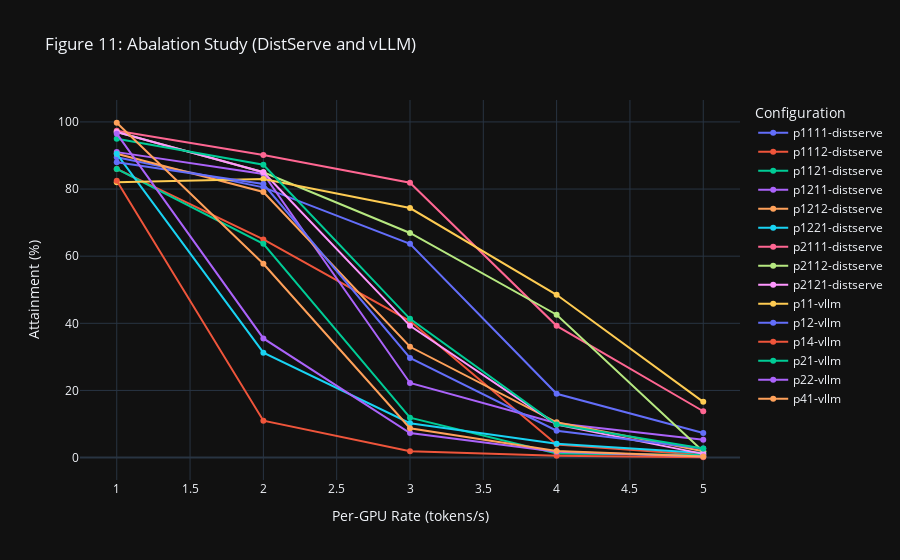

Notebook code cell kept with this figure:
### Code cell
import plotly.graph_objects as go

fig = go.Figure()

# Plot the `figure_11_distserve_high`for some configurations
# tp_prefill = 1, pp_prefill = 1, tp_decode = 1, pp_decode = 1
# x-axis: rate
# y-axis: attainment
# find all combination of tp_prefill, pp_prefill, tp_decode, pp_decode

configs = figure_11_distserve_high[['tp_prefill', 'pp_prefill', 'tp_decode', 'pp_decode']].drop_duplicates()
df = figure_11_distserve_high

for tp_prefill, pp_prefill, tp_decode, pp_decode in configs.values:
    config_df = df[
        (df['tp_prefill'] == tp_prefill) & (df['pp_prefill'] == pp_prefill) &
        (df['tp_decode'] == tp_decode) & (df['pp_decode'] == pp_decode)
        ]
    # plot this inside a plotly plot
    fig.add_trace(go.Scatter(
        x=config_df['per_gpu_rate'], y=config_df['attainment'],
        mode='lines+markers', name=f"p{tp_prefill}{pp_prefill}{tp_decode}{pp_decode}-distserve"
    ))

# Plot the `figure_11_vllm_high`for some configurations
# tp_prefill = 1, pp_prefill = 1
# x-axis: rate
# y-axis: attainment
# find all combination of tp_prefill, pp_prefill

configs = figure_11_vllm_high[['tp_prefill', 'pp_prefill']].drop_duplicates()
df = figure_11_vllm_high

for tp_prefill, pp_prefill in configs.values:
    config_df = df[
        (df['tp_prefill'] == tp_prefill) & (df['pp_prefill'] == pp_prefill)
        ]
    # plot this inside a plotly plot
    fig.add_trace(go.Scatter(
        x=config_df['per_gpu_rate'], y=config_df['attainment'],
        mode='lines+markers', name=f"p{tp_prefill}{pp_prefill}-vllm"
    ))

# fig add title
fig.update_layout(
    title="Figure 11: Abalation Study (DistServe and vLLM)",
    xaxis_title="Per-GPU Rate (tokens/s)",
    yaxis_title="Attainment (%)",
    legend_title="Configuration"
)
fig.show()
fig.write_html("visual/figure_11.full.html")

### Figure 1 — Plotly figure (JSON) as saved in the notebook; plotly's stock layout.template omitted (floating-point values rounded to 4 significant figures)
{"data": [{"mode": "lines+markers", "name": "p1111-distserve", "x": [1.0, 2.0, 3.0, 4.0, 5.0], "y": [89.5, 80.5, 63.67, 19.0, 7.3], "type": "scatter"}, {"mode": "lines+markers", "name": "p1112-distserve", "x": [1.0, 2.0, 3.0, 4.0, 5.0], "y": [86.0, 65.0, 40.67, 3.917, 0.8], "type": "scatter"}, {"mode": "lines+markers", "name": "p1121-distserve", "x": [1.0, 2.0, 3.0, 4.0, 5.0], "y": [86.0, 63.67, 11.89, 1.25, 0.7333], "type": "scatter"}, {"mode": "lines+markers", "name": "p1211-distserve", "x": [1.0, 2.0, 3.0, 4.0, 5.0], "y": [91.0, 84.5, 22.22, 10.25, 5.333], "type": "scatter"}, {"mode": "lines+markers", "name": "p1212-distserve", "x": [1.0, 2.0, 3.0, 4.0, 5.0], "y": [90.5, 79.12, 33.0, 10.5, 1.9], "type": "scatter"}, {"mode": "lines+markers", "name": "p1221-distserve", "x": [1.0, 2.0, 3.0, 4.0, 5.0], "y": [90.5, 31.25, 10.25, 4.125, 1.4], "type": "scatter"}, {"mode": "lines+markers", "name": "p2111-distserve", "x": [1.0, 2.0, 3.0, 4.0, 5.0], "y": [97.33, 90.17, 81.89, 39.25, 13.8], "type": "scatter"}, {"mode": "lines+markers", "name": "p2112-distserve", "x": [1.0, 2.0, 3.0, 4.0, 5.0], "y": [97.0, 85.0, 66.92, 42.56, 1.8], "type": "scatter"}, {"mode": "lines+markers", "name": "p2121-distserve", "x": [1.0, 2.0, 3.0, 4.0, 5.0], "y": [97.0, 85.0, 39.25, 9.812, 1.1], "type": "scatter"}, {"mode": "lines+markers", "name": "p11-vllm", "x": [1.0, 2.0, 3.0, 4.0, 5.0], "y": [82.0, 83.0, 74.33, 48.5, 16.6], "type": "scatter"}, {"mode": "lines+markers", "name": "p12-vllm", "x": [1.0, 2.0, 3.0, 4.0, 5.0], "y": [88.0, 81.5, 29.67, 8.0, 2.7], "type": "scatter"}, {"mode": "lines+markers", "name": "p14-vllm", "x": [1.0, 2.0, 3.0, 4.0, 5.0], "y": [82.5, 11.0, 1.917, 0.5625, 0.1], "type": "scatter"}, {"mode": "lines+markers", "name": "p21-vllm", "x": [1.0, 2.0, 3.0, 4.0, 5.0], "y": [95.0, 87.25, 41.33, 9.875, 2.7], "type": "scatter"}, {"mode": "lines+markers", "name": "p22-vllm", "x": [1.0, 2.0, 3.0, 4.0, 5.0], "y": [96.5, 35.5, 7.333, 1.75, 0.3], "type": "scatter"}, {"mode": "lines+markers", "name": "p41-vllm", "x": [1.0, 2.0, 3.0, 4.0, 5.0], "y": [99.75, 57.75, 8.75, 1.938, 0.35], "type": "scatter"}], "layout": {"title": {"text": "Figure 11: Abalation Study (DistServe and vLLM)"}, "xaxis": {"title": {"text": "Per-GPU Rate (tokens/s)"}}, "yaxis": {"title": {"text": "Attainment (%)"}}, "legend": {"title": {"text": "Configuration"}}}}
